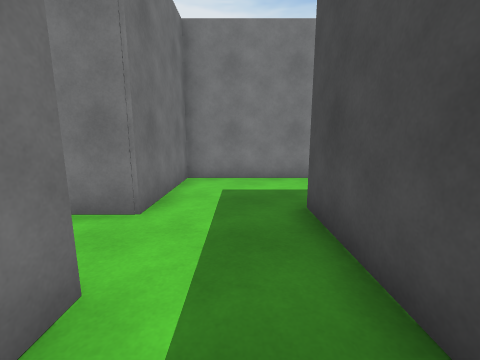
[1] (above)

16 first-person views from a walk through a scene from a Unity 3-D project. The camera is 1.3 m above the floor, tilts 10° down and sees 90° across. The floor is counted in squares, 1 m on a side. Each view is taken from the middle of a square. On the plan, view 1 faces up. The plan holds only what a view shows up to about 12 squares ahead; the rest is blank. The place goes on beyond the plan. The player is left out. Surface patterns are stand-ins for the level's own textures.

[2]
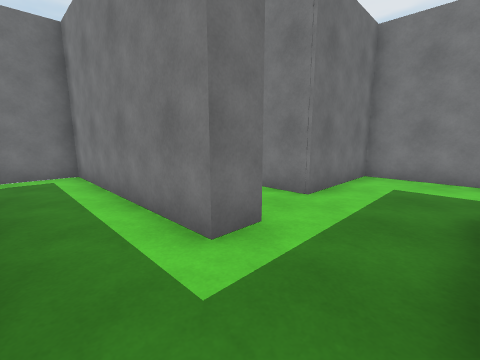

[3]
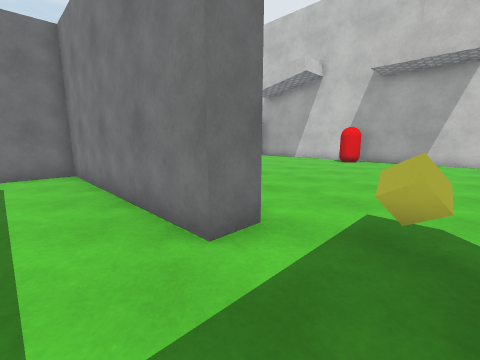

[4]
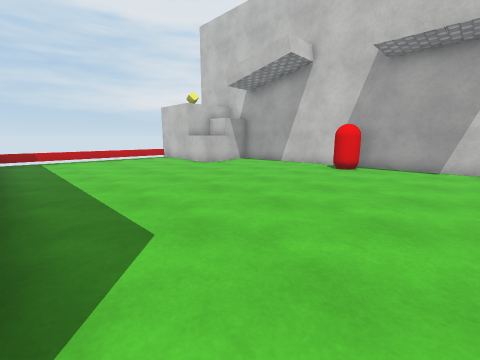

[5]
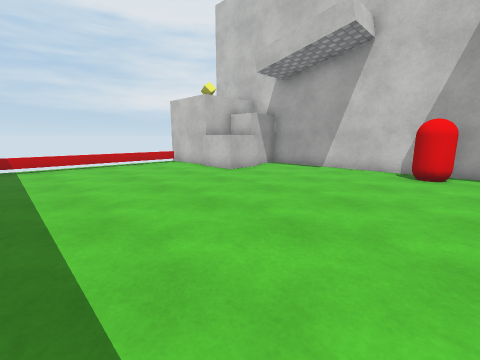

[6]
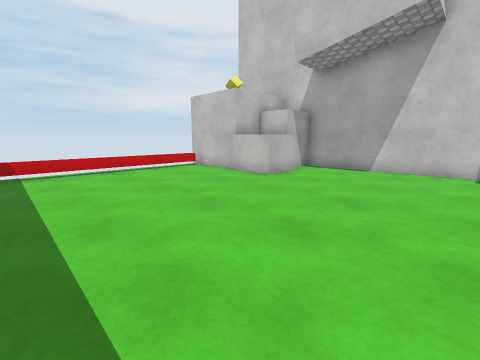

[7]
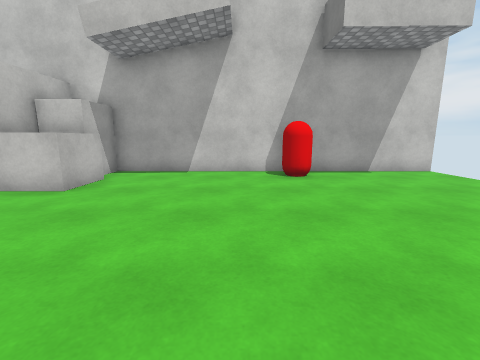

[8]
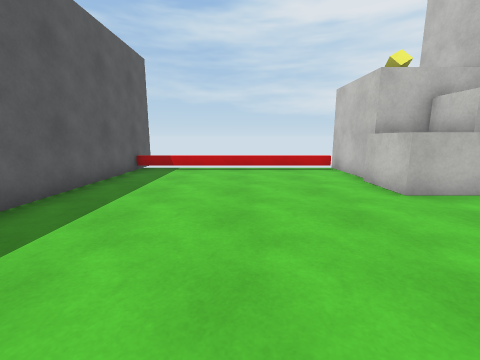

[9]
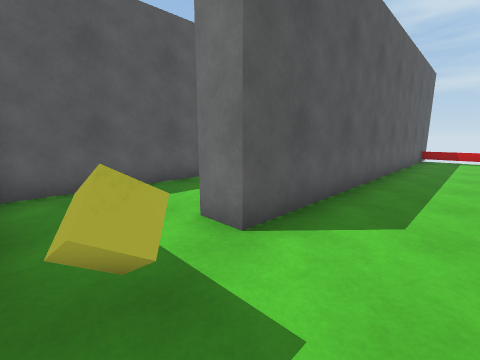

[10]
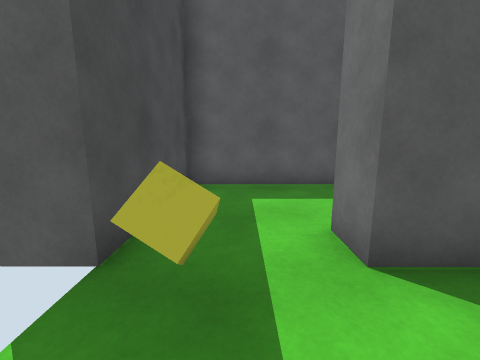

[11]
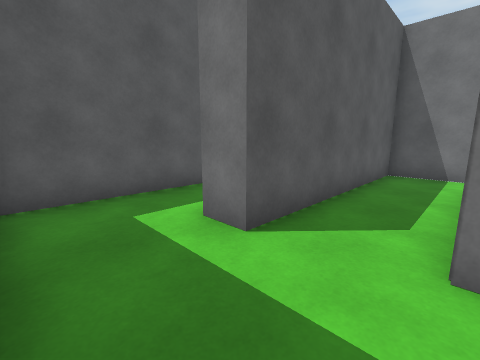

[12]
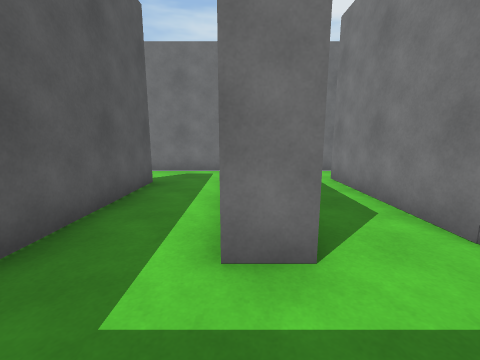

[13]
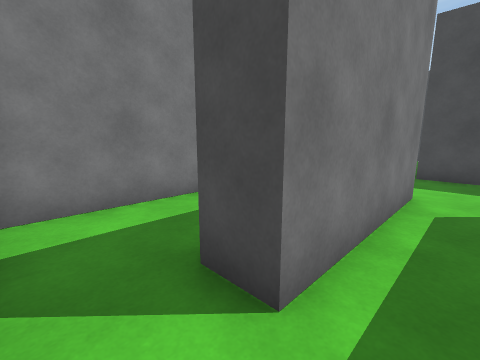

[14]
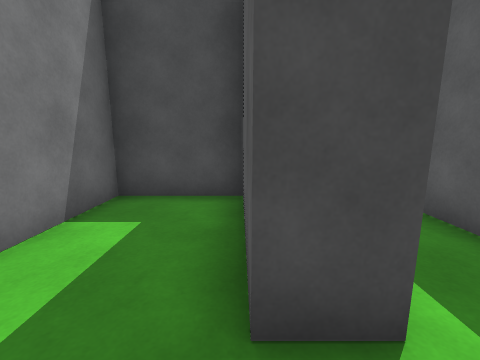

[15]
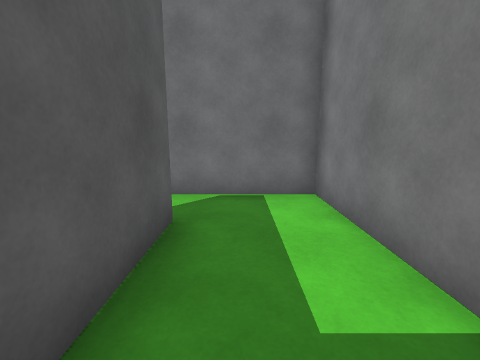

[16]
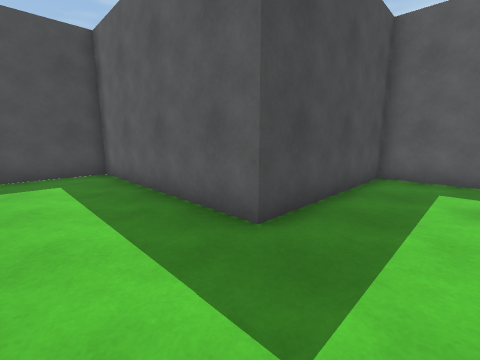

### Floor plan
Ten units are one square. View 1 is at (0, 0); x grows to the right and y downward. Boxes are objects, and circles mark ways between rooms. Rooms are numbered by the first view taken in them; rooms with no view inside come last. Other rooms are left out.
<svg viewBox="-100 -210 190 240">
<path fill="none" stroke="#000" d="M-33 -186 -33 -168 -52 -168M-95 -88 57 -88 57 -78 -17 -78 -17 -39 -67 -39 -67 -49M-85 -55 -85 -18 -13 -18 -13 -8 -85 -8 -85 25M85 -203 -38 -203 -38 -185 -53 -185 -53 -170 -85 -170M-61 16 13 16 13 -44 84 -44 84 -88M-77 -96 -77 -88M-67 -49 -27 -49 -27 -78 -85 -78 -85 -55"/>
<rect x="25" y="-205" width="10" height="20" fill="#bbb"><title>red capsule</title></rect>
<rect x="75" y="-95" width="10" height="10" fill="#bbb"><title>yellow cube</title></rect>
<circle cx="-75" cy="-45" r="3" fill="#2a7"/>
<text x="10" y="-110">1</text>
<text x="-60" y="-70">2</text>
</svg>
Room 1 opens to room 2.

Where each view was taken, in squares from view 1:
view 1: 0 up, 0 right, facing up
view 2: 1 down, 1 right, facing up-left
view 3: 6 up, 8 right, facing up-left
view 4: 9 up, 7 right, facing up-left
view 5: 10 up, 4 right, facing up-left
view 6: 10 up, 2 right, facing up-left
view 7: 11 up, 1 right, facing up
view 8: 13 up, 2 right, facing left
view 9: 11 up, 8 right, facing down-left
view 10: 11 up, 7 right, facing down
view 11: 4 up, 1 right, facing down-left
view 12: 1 up, 1 right, facing left
view 13: 3 up, 8 left, facing up-right
view 14: 5 up, 8 left, facing right
view 15: 6 up, 3 left, facing left
view 16: 7 up, 1 left, facing down-right
